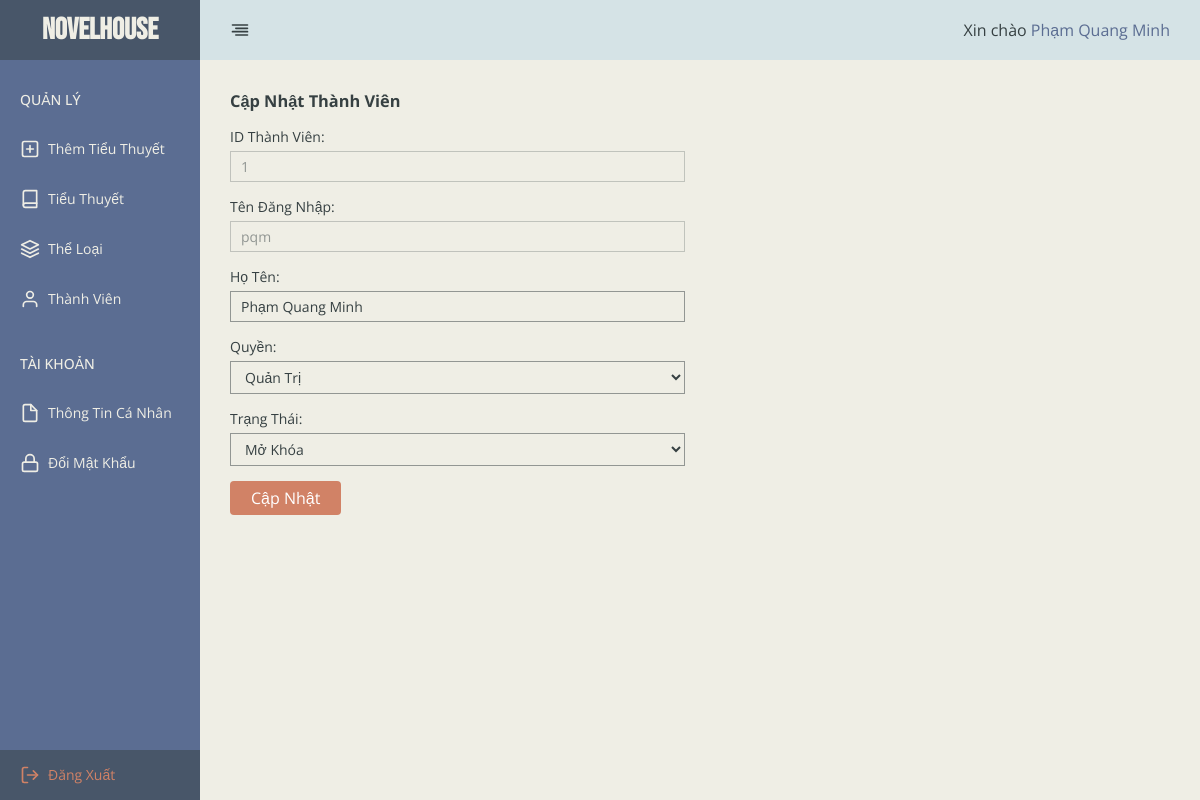
Page /admin/index.php?path=pages/main/users/user_edit&user_id=1 (signed in) on the committed database.
### tables this page shows
CREATE TABLE `users` (
  `user_id` int(10) NOT NULL,
  `full_name` varchar(50) NOT NULL,
  `username` varchar(50) NOT NULL,
  `password` varchar(100) NOT NULL,
  `role` tinyint(1) NOT NULL,
  `active` tinyint(1) NOT NULL
);

### admin/pages/main/users/user_edit.php (the view, shortened to what this page needs)
<?php
$user_id = isset($_GET['user_id']) ? $_GET['user_id'] : $_SESSION['user_id_edit'];
$sql = "SELECT * FROM users
        WHERE user_id = $user_id";
$result = $connect->query($sql);
$user = $result->fetch_array(MYSQLI_ASSOC);
?>
<div class="row">
    <div class="col col-6">
        <h3 class="title">Cập Nhật Thành Viên</h3>
        <form action="index.php?path=pages/main/users/user_edit_process" method="post">
            <div class="form-group">
                <label for="user_id">ID Thành Viên:</label>
                <input type="text" name="user_id" class="form-control disabled" value="<?= $user_id ?>" disabled />
            </div>
            <div class="form-group">
                <label for="username">Tên Đăng Nhập:</label>
                <input type="text" name="username" class="form-control disabled" value="<?= $user['username'] ?>" disabled />
            </div>
            <div class="form-group">
                <label for="full_name">Họ Tên:</label>
                <input type="text" name="full_name" class="form-control" value="<?= $user['full_name'] ?>" />
            </div>
            <div class="form-group">
                <label for="role">Quyền:</label>
                <select name="role" class="form-control">
                    <?php $array = [0, 1]; foreach ($array as $item) { ?>
                        <option value="<?= $item ?>" <?= $item == $user['role'] ? 'selected' : '' ?>>
                            <?= $item == 0 ? 'Thành Viên' : 'Quản Trị' ?>
                        </option>
                    <?php } ?>
                </select>
            </div>
            <div class="form-group">
                <label for="active">Trạng Thái:</label>
                <select name="active" class="form-control">
                    <?php $array = [0, 1]; foreach ($array as $item) { ?>
                        <option value="<?= $item ?>" <?= $item == $user['active'] ? 'selected' : '' ?>>
                            <?= $item == 0 ? 'Khóa' : 'Mở Khóa' ?>
                        </option>
                    <?php } ?>
                </select>
            </div>
            <button type="submit" class="btn btn-submit">Cập Nhật</button>
        </form>
    </div>
</div>

### admin/assets/css/utility.css (style rules this page uses)
:root { --quaternary-color: #efeee5; --tertiary-color: #f0e2d2; --secondary-color: #d5e3e6; --primary-color: #5b6d92; --accent-color: #d18266; --text-color: #364042; --dark-color-90: rgb(54 64 66 / 90%); --dark-color-50: rgb(54 64 66 / 50%); --white-color: #ffffff; --danger-color: #dc3545; --warning-color: #ffc107; --info-color: #17a2b8; --success-color: #28a745; }
html { font-family: 'Open Sans', sans-serif; }
body { font-family: 'Open Sans', sans-serif; font-size: 14px; color: var(--text-color); }
.row::after { content: ''; display: block; clear: both; }
.row { margin-left: -15px; margin-right: -15px; }
.col { float: left; padding-left: 15px; padding-right: 15px; }
.col-6 { width: 50%; }
.btn { padding: 5px 20px; border: 1px solid transparent; border-radius: 4px; text-align: center; font-size: 16px; cursor: pointer; transition: all 0.3s ease; background-color: var(--accent-color); color: var(--white-color); }
label { display: inline-block; margin-bottom: 5px; }
.form-group { margin-bottom: 15px; }
.form-control { width: 100%; padding: 5px 10px; border: 1px solid var(--dark-color-50); outline: none; background-color: transparent; color: var(--text-color); }
.form-control::placeholder { color: var(--text-color); }
.form-control.disabled { opacity: 0.5; }
h3.title { margin-bottom: 15px; text-transform: capitalize; }

### rows in the picture
users: username "pqm", full_name "Phạm Quang Minh", role "Quản Trị", active "Mở Khóa"

### other values in the picture
$_SESSION['full_name'] "Phạm Quang Minh"
